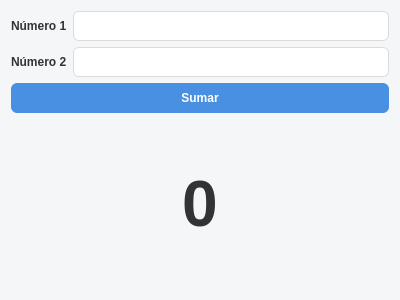
<?xml version="1.0" encoding="UTF-8"?>
<ui version="4.0">
 <class>Dialog</class>
 <widget class="QDialog" name="Dialog">
  <property name="geometry">
   <rect>
    <x>0</x>
    <y>0</y>
    <width>400</width>
    <height>300</height>
   </rect>
  </property>
  <property name="windowTitle">
   <string>Calculadora</string>
  </property>
  <property name="styleSheet">
   <string notr="true">QDialog {
    background-color: #F4F6F8;
    font-family: &quot;Segoe UI&quot;;
    font-size: 10pt;
}

/* ===== QLabel ===== */
QLabel {
    color: #333333;
    font-weight: 500;
}

QLabel#label_resultado {
    color: #333333;
	font-size: 48pt;
    font-weight: 500;
}

/* ===== QLineEdit ===== */
QLineEdit {
    background-color: #FFFFFF;
    border: 1px solid #DADADA;
    border-radius: 6px;
    padding: 6px;
    selection-background-color: #4A90E2;
}

QLineEdit:focus {
    border: 1px solid #4A90E2;
    background-color: #FFFFFF;
}

/* ===== QPushButton ===== */
QPushButton {
    background-color: #4A90E2;
    color: white;
    border-radius: 6px;
    padding: 8px;
    font-weight: bold;
}

QPushButton:hover {
    background-color: #357ABD;
}

QPushButton:pressed {
    background-color: #2C5FA3;
}

/* ===== Botón secundario (si quieres usarlo) ===== */
QPushButton#btnSecundario {
    background-color: #E0E0E0;
    color: #333333;
}

QPushButton#btnSecundario:hover {
    background-color: #D5D5D5;
}</string>
  </property>
  <layout class="QVBoxLayout" name="verticalLayout_2">
   <item>
    <layout class="QVBoxLayout" name="verticalLayout">
     <item>
      <layout class="QGridLayout" name="gridLayout">
       <item row="0" column="0">
        <widget class="QLabel" name="label">
         <property name="text">
          <string>Número 1</string>
         </property>
        </widget>
       </item>
       <item row="0" column="1">
        <widget class="QLineEdit" name="edit_numero1"/>
       </item>
       <item row="1" column="0">
        <widget class="QLabel" name="label_2">
         <property name="text">
          <string>Número 2</string>
         </property>
        </widget>
       </item>
       <item row="1" column="1">
        <widget class="QLineEdit" name="edit_numero2"/>
       </item>
      </layout>
     </item>
     <item>
      <widget class="QPushButton" name="boton_sumar">
       <property name="text">
        <string>Sumar</string>
       </property>
      </widget>
     </item>
     <item>
      <widget class="QLabel" name="label_resultado">
       <property name="font">
        <font>
         <pointsize>48</pointsize>
         <weight>62</weight>
         <bold>true</bold>
        </font>
       </property>
       <property name="text">
        <string>0</string>
       </property>
       <property name="alignment">
        <set>Qt::AlignCenter</set>
       </property>
      </widget>
     </item>
    </layout>
   </item>
  </layout>
 </widget>
 <resources/>
 <connections/>
</ui>
